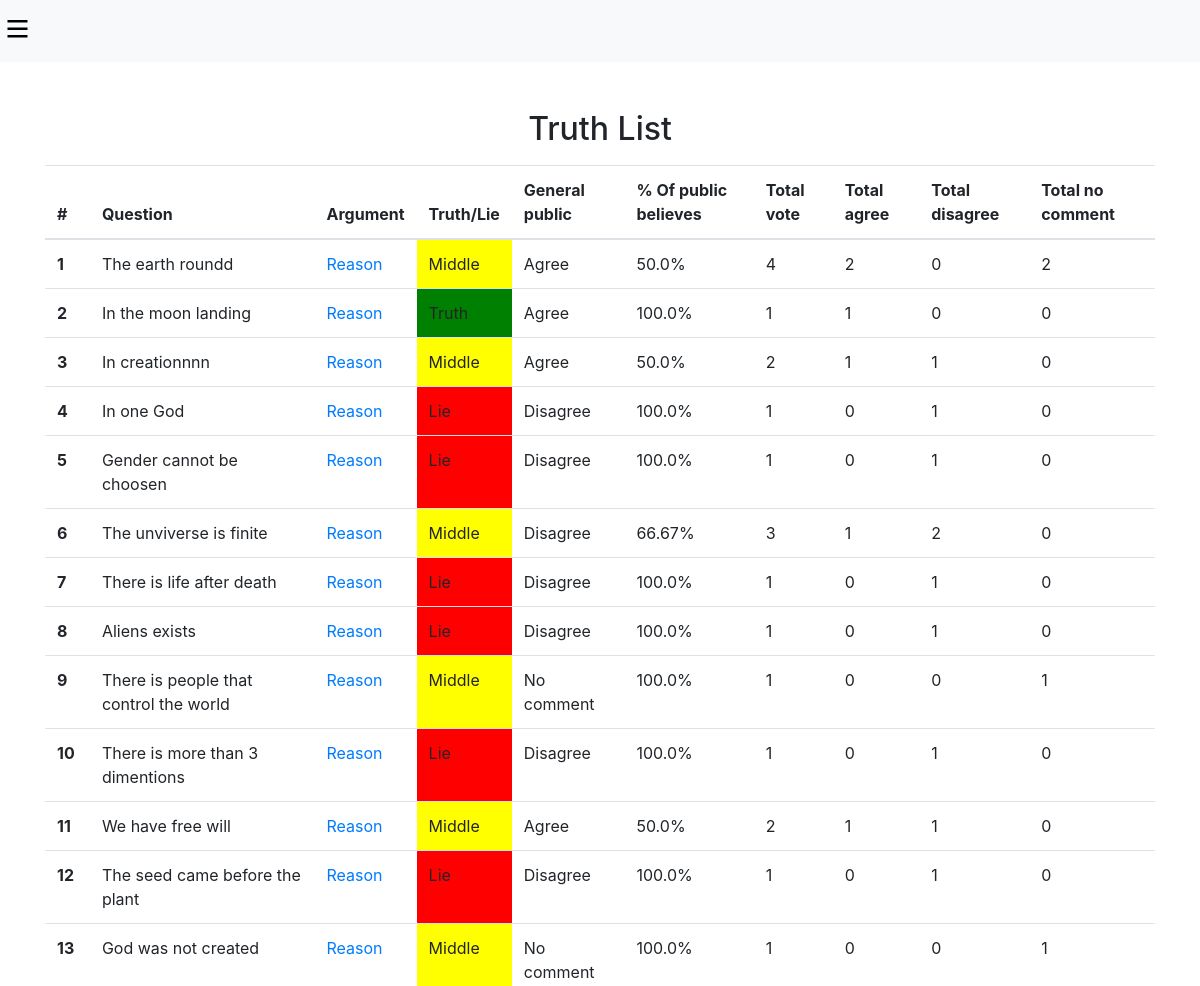
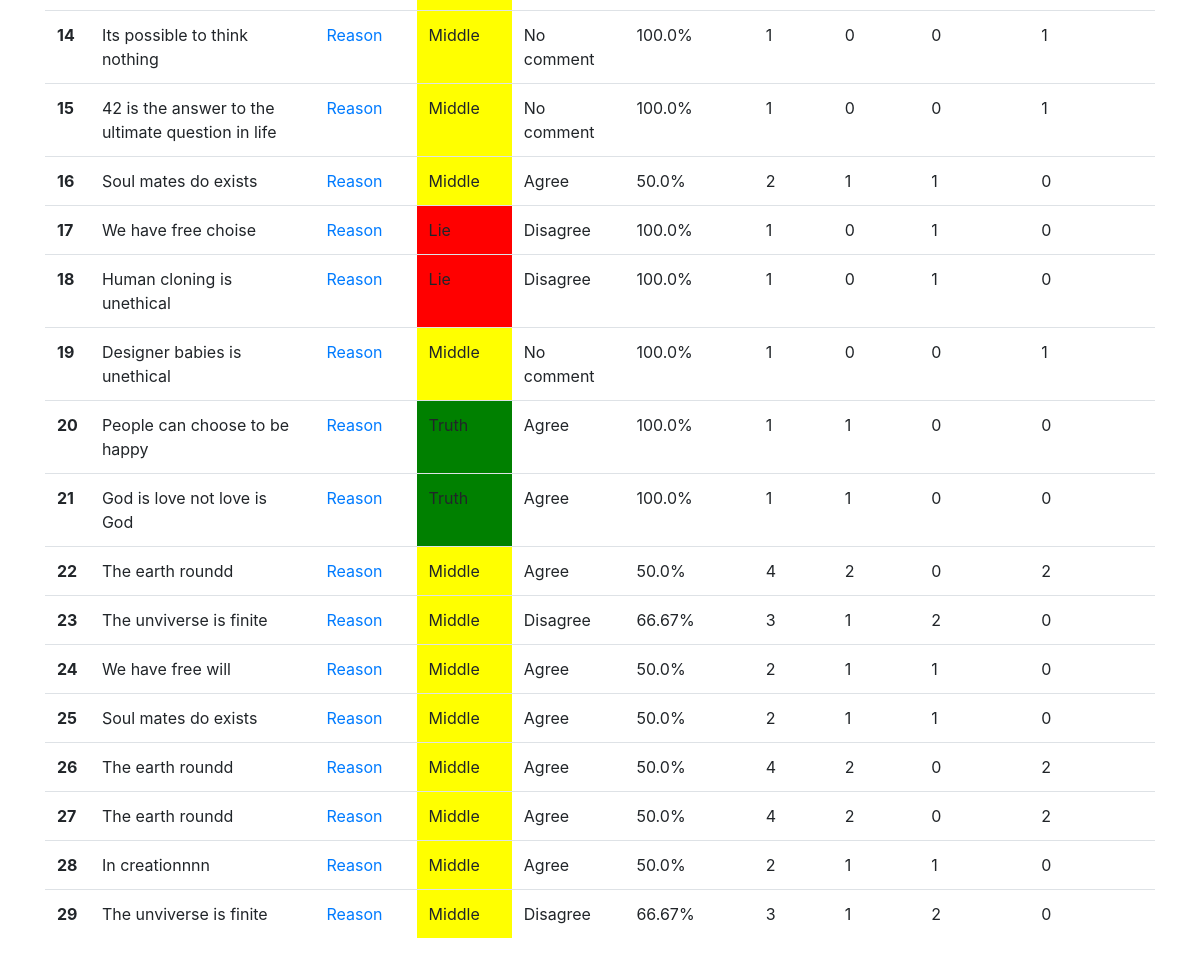
Page /public-believes/ on the committed database (2 pictures, top to bottom).
### truthlist/models.py (models this page shows, shortened)
class UserAnswer(models.Model):
    user = models.ForeignKey(User, on_delete=models.CASCADE)
    question = models.ForeignKey(Question, on_delete=models.CASCADE)
    answer = models.CharField(max_length=10)
    date = models.DateTimeField(auto_now_add=True)
    add_to_certificate = models.BooleanField(default=False)
    def general_public(self):
        all_answer = UserAnswer.objects.filter(question=self.question)
        total = len(all_answer)
        agree = len(all_answer.filter(answer='agree'))
        disagree = len(all_answer.filter(answer='disagree'))
        no_comment = len(all_answer.filter(answer='no_comment'))
        if agree > disagree and agree > no_comment:
            parcentage = (agree / total) * 100
            parcentage = round(parcentage, 2)
            return 'Agree', parcentage, total, agree, disagree, no_comment # this returns the counts
        elif disagree > agree and disagree > no_comment:
            parcentage = (disagree / total) * 100
            parcentage = round(parcentage, 2)
            return 'Disagree', parcentage, total, agree, disagree, no_comment # this returns the counts
        elif no_comment > agree and no_comment > disagree:
            parcentage = (no_comment / total) * 100
            parcentage = round(parcentage, 2)
            return 'No comment', parcentage, total, agree, disagree, no_comment # this returns the counts
        else:
            if agree == disagree:
                parcentage = (agree / total) * 100
                parcentage = round(parcentage, 2)
                return 'Agree', parcentage, total, agree, disagree, no_comment # this returns the counts
            elif agree == no_comment:
                parcentage = (agree / total) * 100
                parcentage = round(parcentage, 2)
                return 'Agree', parcentage, total, agree, disagree, no_comment # this returns the counts
            elif disagree == no_comment:
                parcentage = (disagree / total) * 100
                parcentage = round(parcentage, 2)
                return 'Disagree', parcentage, total, agree, disagree, no_comment # this returns the counts
            else:
                parcentage = (agree / total) * 100
                parcentage = round(parcentage, 2)
                return 'Agree', parcentage, total, agree, disagree, no_comment # this returns the counts

class Question(models.Model):
    question = models.TextField()
    category = models.ForeignKey(Category, null=True, blank=True, on_delete=models.SET_NULL)
    is_fundamental = models.BooleanField(default=False)
    truth_or_lie = models.CharField(max_length=10, choices=TRUTH_OR_LIE_CHOICES, default='Middle')
    active = models.BooleanField(default=False)
    date = models.DateTimeField(auto_now_add=True)
    def __str__(self):
        return self.question

### truthlist/views.py (the view)
# urls.py: path('public-believes/', views.public_believes, name='public_believes'),
def public_believes(request):
    ua = UserAnswer.objects.all()
    return render(request, 'truthlist/public_believes.html', {'user_answer': ua})

### truthlist/templates/truthlist/public_believes.html (shortened to what this page needs)
{% extends 'truthlist/base.html' %}
{% load static %}
{% block content %}
<form class="container my-5">
    <h2 style ="text-align:center"class="">Truth List</h2>
    <table class="table mt-3">
        <thead style="position: sticky; top: 60px; z-index: 1; background-color: white;">
          <tr>
            <th scope="col">#</th>
            <th scope="col">Question</th>
            <th scope="col">Argument</th>
            <th scope="col">Truth/Lie</th>
            <th scope="col">General public</th>
            <th scope="col">% Of public believes</th>
            <th scope="col">Total vote</th>
            <th scope="col">Total agree</th>
            <th scope="col">Total disagree</th>
            <th scope="col">Total no comment</th>
          </tr>
        </thead>
        <tbody>
            {% for data in user_answer %}
            <tr>
                <th scope="row">{{ forloop.counter }}</th>
                <td>{{ data.question }}</td>
                <td>
                    <a href="{% url 'reasons' data.question.id %}">Reason</a>
                </td>
                {% if data.general_public.0 == 'Agree' and data.general_public.1 >= 80 %}
                    <td style="background-color: green;">
                        Truth
                    </td>
                {% elif data.general_public.0 == 'Disagree' and data.general_public.1 >= 80 %}
                    <td style="background-color: red;">
                        Lie
                    </td>
                {% else %}
                    <td style="background-color: yellow;">
                        Middle
                    </td>
                {% endif %}
                <td>
                    {{ data.general_public.0 }}
                </td>
                <td>
                    {{ data.general_public.1 }}%
                </td>
                <td>
                    {{ data.general_public.2 }}
                </td>
                <td>
                    {{ data.general_public.3 }}
                </td>
                <td>
                    {{ data.general_public.4 }}
                </td>
                <td>
                    {{ data.general_public.5 }}
                </td>
            </tr>
            {% endfor %}
        </tbody>
    </table>
</form>
<br><br><br><br><br>
{% endblock %}

### truthlist/templates/truthlist/base.html (shortened to what this page needs)
<!DOCTYPE html>
<html lang="en">
    <head>
        <link
            rel="stylesheet"
            href="https://stackpath.bootstrapcdn.com/bootstrap/4.3.1/css/bootstrap.min.css"
        />
        <link href="https://cdnjs.cloudflare.com/ajax/libs/font-awesome/5.13.0/css/all.min.css" rel="stylesheet">
    </head>
    <body>
        {% include 'truthlist/navbar.html' %}
        {% block content %}{% endblock %}
    </body>
</html>

### truthlist/templates/truthlist/navbar.html (shortened to what this page needs)
<nav style="position: sticky; top: 0; z-index: 1;" class="mt-0 pt-2 navbar-light bg-light">
<div style="display: flex;" class="mt-2">
  <div onclick="openNav()" style="cursor: pointer;">
    <svg viewBox="0 0 100 80" width="40" height="20">
      <rect width="80" height="10"></rect>
      <rect y="30" width="80" height="10"></rect>
      <rect y="60" width="80" height="10"></rect>
    </svg>
  </div>
  <div class="mx-auto">
    <h2>
      <a href="{%url 'home'%}" style="text-decoration: none; color: black;">
      </a>
    </h2>
  </div>
</div>
</nav>

### rows in the picture
UserAnswer: question "The earth roundd", shows "Middle", general_public.0 "Agree", general_public.1 "50.0", general_public.2 "4", general_public.3 "2", general_public.4 "0", general_public.5 "2"
UserAnswer: question "In the moon landing", shows "Truth", general_public.0 "Agree", general_public.1 "100.0", general_public.2 "1", general_public.3 "1", general_public.4 "0", general_public.5 "0"
UserAnswer: question "In creationnnn", shows "Middle", general_public.0 "Agree", general_public.1 "50.0", general_public.2 "2", general_public.3 "1", general_public.4 "1", general_public.5 "0"
UserAnswer: question "In one God", shows "Lie", general_public.0 "Disagree", general_public.1 "100.0", general_public.2 "1", general_public.3 "0", general_public.4 "1", general_public.5 "0"
UserAnswer: question "Gender cannot be choosen", shows "Lie", general_public.0 "Disagree", general_public.1 "100.0", general_public.2 "1", general_public.3 "0", general_public.4 "1", general_public.5 "0"
UserAnswer: question "The unviverse is finite", shows "Middle", general_public.0 "Disagree", general_public.1 "66.67", general_public.2 "3", general_public.3 "1", general_public.4 "2", general_public.5 "0"
UserAnswer: question "There is life after death", shows "Lie", general_public.0 "Disagree", general_public.1 "100.0", general_public.2 "1", general_public.3 "0", general_public.4 "1", general_public.5 "0"
UserAnswer: question "Aliens exists", shows "Lie", general_public.0 "Disagree", general_public.1 "100.0", general_public.2 "1", general_public.3 "0", general_public.4 "1", general_public.5 "0"
UserAnswer: question "There is people that control the world", shows "Middle", general_public.0 "No comment", general_public.1 "100.0", general_public.2 "1", general_public.3 "0", general_public.4 "0", general_public.5 "1"
UserAnswer: question "There is more than 3 dimentions", shows "Lie", general_public.0 "Disagree", general_public.1 "100.0", general_public.2 "1", general_public.3 "0", general_public.4 "1", general_public.5 "0"
UserAnswer: question "We have free will", shows "Middle", general_public.0 "Agree", general_public.1 "50.0", general_public.2 "2", general_public.3 "1", general_public.4 "1", general_public.5 "0"
UserAnswer: question "The seed came before the plant", shows "Lie", general_public.0 "Disagree", general_public.1 "100.0", general_public.2 "1", general_public.3 "0", general_public.4 "1", general_public.5 "0"
UserAnswer: question "God was not created", shows "Middle", general_public.0 "No comment", general_public.1 "100.0", general_public.2 "1", general_public.3 "0", general_public.4 "0", general_public.5 "1"
UserAnswer: question "Its possible to think nothing", shows "Middle", general_public.0 "No comment", general_public.1 "100.0", general_public.2 "1", general_public.3 "0", general_public.4 "0", general_public.5 "1"
UserAnswer: question "42 is the answer to the ultimate question in life", shows "Middle", general_public.0 "No comment", general_public.1 "100.0", general_public.2 "1", general_public.3 "0", general_public.4 "0", general_public.5 "1"
UserAnswer: question "Soul mates do exists", shows "Middle", general_public.0 "Agree", general_public.1 "50.0", general_public.2 "2", general_public.3 "1", general_public.4 "1", general_public.5 "0"
UserAnswer: question "We have free choise", shows "Lie", general_public.0 "Disagree", general_public.1 "100.0", general_public.2 "1", general_public.3 "0", general_public.4 "1", general_public.5 "0"
UserAnswer: question "Human cloning is unethical", shows "Lie", general_public.0 "Disagree", general_public.1 "100.0", general_public.2 "1", general_public.3 "0", general_public.4 "1", general_public.5 "0"
UserAnswer: question "Designer babies is unethical", shows "Middle", general_public.0 "No comment", general_public.1 "100.0", general_public.2 "1", general_public.3 "0", general_public.4 "0", general_public.5 "1"
UserAnswer: question "People can choose to be happy", shows "Truth", general_public.0 "Agree", general_public.1 "100.0", general_public.2 "1", general_public.3 "1", general_public.4 "0", general_public.5 "0"
UserAnswer: question "God is love not love is God", shows "Truth", general_public.0 "Agree", general_public.1 "100.0", general_public.2 "1", general_public.3 "1", general_public.4 "0", general_public.5 "0"
UserAnswer: question "The earth roundd", shows "Middle", general_public.0 "Agree", general_public.1 "50.0", general_public.2 "4", general_public.3 "2", general_public.4 "0", general_public.5 "2"
UserAnswer: question "The unviverse is finite", shows "Middle", general_public.0 "Disagree", general_public.1 "66.67", general_public.2 "3", general_public.3 "1", general_public.4 "2", general_public.5 "0"
UserAnswer: question "We have free will", shows "Middle", general_public.0 "Agree", general_public.1 "50.0", general_public.2 "2", general_public.3 "1", general_public.4 "1", general_public.5 "0"
UserAnswer: question "Soul mates do exists", shows "Middle", general_public.0 "Agree", general_public.1 "50.0", general_public.2 "2", general_public.3 "1", general_public.4 "1", general_public.5 "0"
UserAnswer: question "The earth roundd", shows "Middle", general_public.0 "Agree", general_public.1 "50.0", general_public.2 "4", general_public.3 "2", general_public.4 "0", general_public.5 "2"
UserAnswer: question "The earth roundd", shows "Middle", general_public.0 "Agree", general_public.1 "50.0", general_public.2 "4", general_public.3 "2", general_public.4 "0", general_public.5 "2"
UserAnswer: question "In creationnnn", shows "Middle", general_public.0 "Agree", general_public.1 "50.0", general_public.2 "2", general_public.3 "1", general_public.4 "1", general_public.5 "0"
UserAnswer: question "The unviverse is finite", shows "Middle", general_public.0 "Disagree", general_public.1 "66.67", general_public.2 "3", general_public.3 "1", general_public.4 "2", general_public.5 "0"
